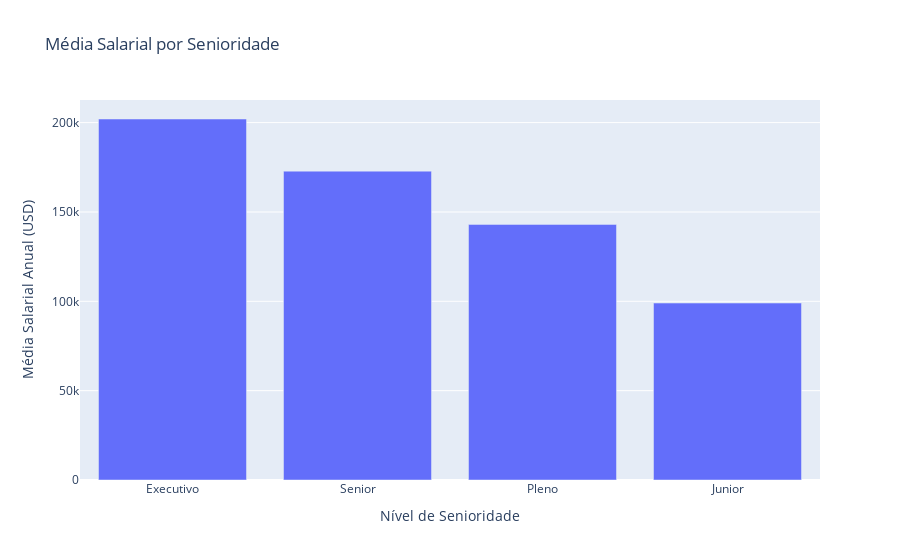

The cell this chart's notebook holds for it:
### Code cell
import plotly.express as px

senioridade_media_salario = df.groupby('senioridade')['usd'].mean().sort_values(ascending=False).reset_index()

fig = px.bar(senioridade_media_salario,
             x='senioridade',
             y='usd',
             title='Média Salarial por Senioridade',
             labels={'senioridade': 'Nível de Senioridade', 'usd': 'Média Salarial Anual (USD)'})

fig.show()

### Figure 1 — Plotly figure (JSON) as saved in the notebook; plotly's stock layout.template omitted (floating-point values rounded to 4 significant figures)
{"data": [{"hovertemplate": "Nível de Senioridade=%{x}<br>Média Salarial Anual (USD)=%{y}<extra></extra>", "legendgroup": "", "marker": {"color": "#636efa", "pattern": {"shape": ""}}, "name": "", "orientation": "v", "showlegend": false, "textposition": "auto", "type": "bar", "x": ["Executivo", "Senior", "Pleno", "Junior"], "xaxis": "x", "y": [202000.0, 172900.0, 143000.0, 99030.0], "yaxis": "y"}], "layout": {"barmode": "relative", "legend": {"tracegroupgap": 0}, "title": {"text": "Média Salarial por Senioridade"}, "xaxis": {"anchor": "y", "domain": [0, 1], "title": {"text": "Nível de Senioridade"}}, "yaxis": {"anchor": "x", "domain": [0, 1], "title": {"text": "Média Salarial Anual (USD)"}}}}
